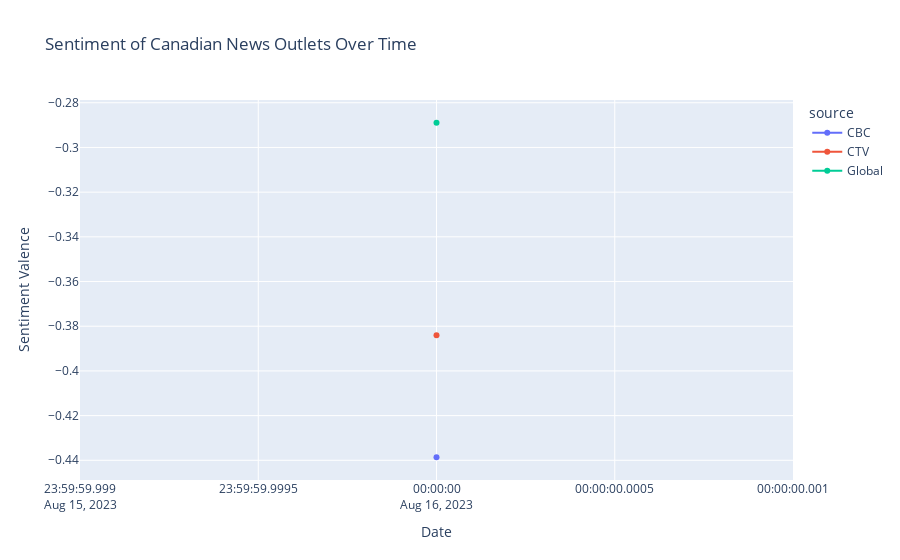

Source (notebook cell):
### Markdown cell above
# Plotting Results

### Code cell
import plotly.express as px

fig = px.line(grouped_df, x = 'date', y = 'chosen_label_val', color = 'source', title = "Sentiment Valency over Time", markers = True)
fig.update_layout(
    title = "Sentiment of Canadian News Outlets Over Time",
    xaxis_title = "Date",
    yaxis_title = "Sentiment Valence"
)

fig.show()

### Figure 1 — Plotly figure (JSON) as saved in the notebook; plotly's stock layout.template omitted (floating-point values rounded to 4 significant figures)
{"data": [{"hovertemplate": "source=CBC<br>date=%{x}<br>chosen_label_val=%{y}<extra></extra>", "legendgroup": "CBC", "line": {"color": "#636efa", "dash": "solid"}, "marker": {"symbol": "circle"}, "mode": "lines+markers", "name": "CBC", "orientation": "v", "showlegend": true, "type": "scatter", "x": ["2023-08-16"], "xaxis": "x", "y": [-0.4386], "yaxis": "y"}, {"hovertemplate": "source=CTV<br>date=%{x}<br>chosen_label_val=%{y}<extra></extra>", "legendgroup": "CTV", "line": {"color": "#EF553B", "dash": "solid"}, "marker": {"symbol": "circle"}, "mode": "lines+markers", "name": "CTV", "orientation": "v", "showlegend": true, "type": "scatter", "x": ["2023-08-16"], "xaxis": "x", "y": [-0.384], "yaxis": "y"}, {"hovertemplate": "source=Global<br>date=%{x}<br>chosen_label_val=%{y}<extra></extra>", "legendgroup": "Global", "line": {"color": "#00cc96", "dash": "solid"}, "marker": {"symbol": "circle"}, "mode": "lines+markers", "name": "Global", "orientation": "v", "showlegend": true, "type": "scatter", "x": ["2023-08-16"], "xaxis": "x", "y": [-0.2889], "yaxis": "y"}], "layout": {"legend": {"title": {"text": "source"}, "tracegroupgap": 0}, "title": {"text": "Sentiment of Canadian News Outlets Over Time"}, "xaxis": {"anchor": "y", "domain": [0, 1], "title": {"text": "Date"}}, "yaxis": {"anchor": "x", "domain": [0, 1], "title": {"text": "Sentiment Valence"}}}}
